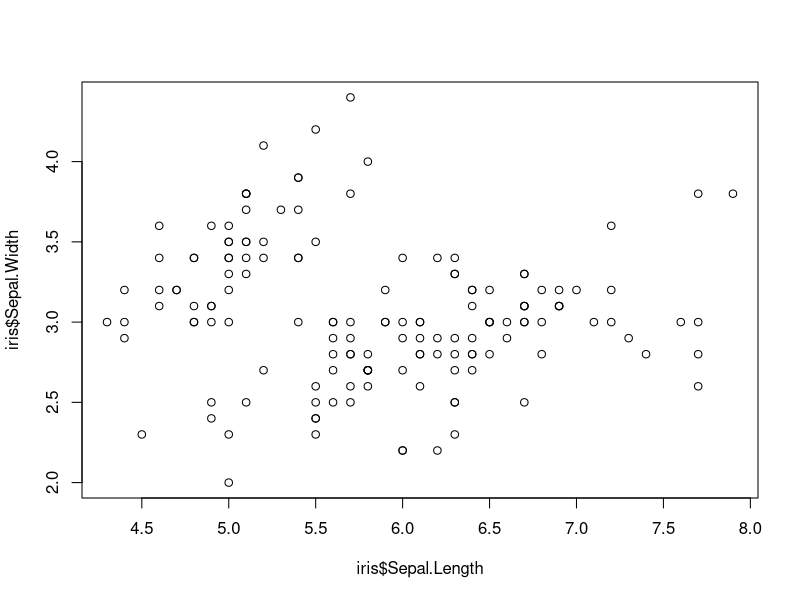
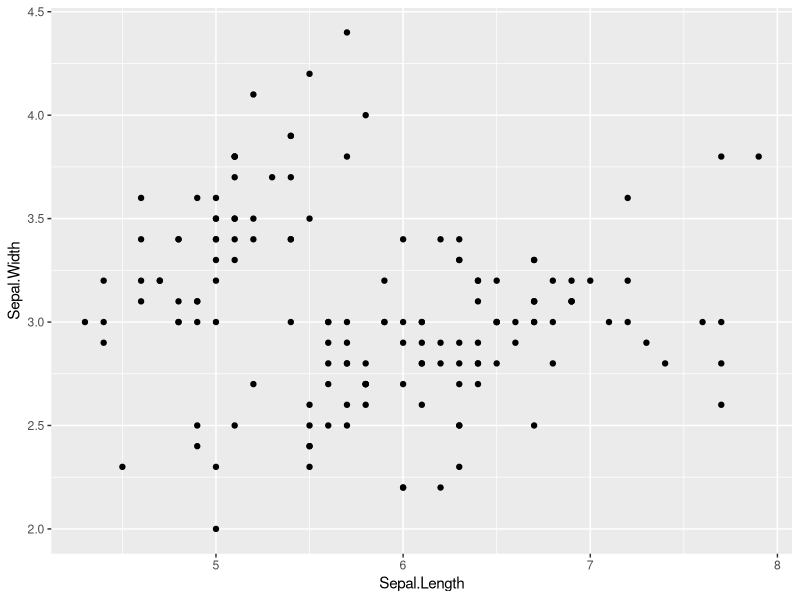
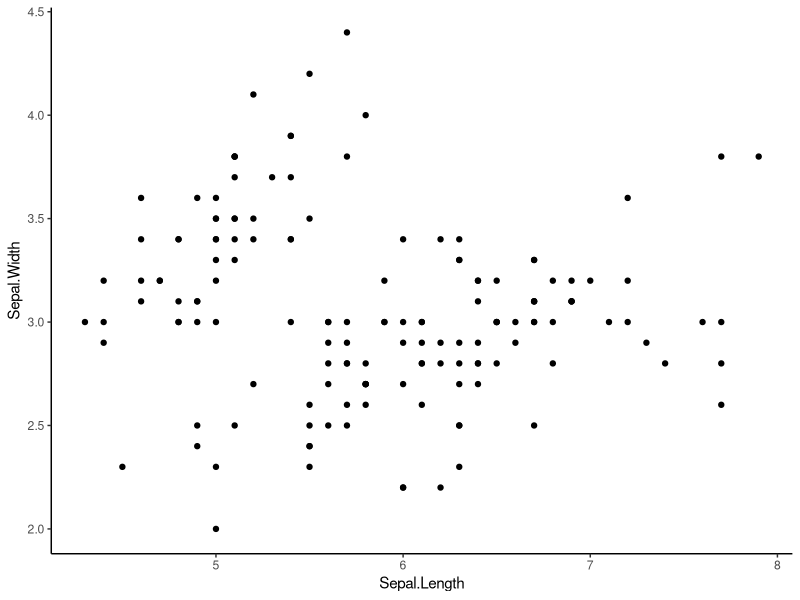
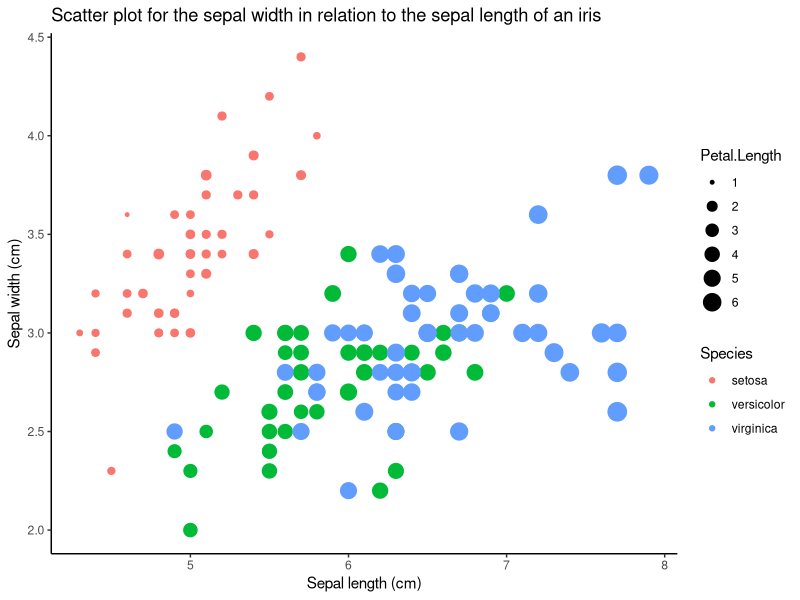

The R source for these figures, in order:
#use built in iris dataset
#take a look at it 
head(iris)
#load in some tidyverse packages
library(tidyverse)

#####################################
##### Part 1: for loops         #####
#####################################

#Using only data for iris versicolor
#write a for loop
#that produces a regression table
#for each of the following relationships
#1. iris  sepal length x width
#2. iris  petal length x width
#3. iris sepal length x petal length

# hint: consider using a list, and also new vectors for regression variables

irisVersicolor <- iris %>% filter(Species=="versicolor")
irisVersicolor

L <- list(
  list(x=irisVersicolor$Sepal.Length,y=irisVersicolor$Sepal.Width),
  list(x=irisVersicolor$Petal.Length,y=irisVersicolor$Petal.Width),
  list(x=irisVersicolor$Sepal.Length,y=irisVersicolor$Petal.Length)
)
for(i in L){
  y <- i$y
  x <- i$x
  model <- lm(y~x,data=i)
  print(summary(model))
}


#####################################
##### Part 2: data in dplyr     #####
#####################################

#use dplyr to join data of maximum height
#to a new iris data frame
height <- data.frame(Species = c("virginica","setosa","versicolor"),
                     Height.cm = c(60,100,11.8))

new_iris <- iris %>% left_join(height, by = "Species")

#####################################
##### Part 3: plots in ggplot2  #####
#####################################

#look at base R scatter plot
plot(iris$Sepal.Length,iris$Sepal.Width)

#3a. now make the same plot in ggplot

ggplot(data=iris,aes(Sepal.Length,Sepal.Width))+geom_point()

#3b. make a scatter plot with ggplot and get rid of  busy grid lines

ggplot(data=iris,aes(Sepal.Length,Sepal.Width))+geom_point()+theme_classic()

#3c. make a scatter plot with ggplot, remove grid lines, add a title and axis labels, 
#    show species by color, and make the point size proportional to petal length

ggplot(data=iris,aes(Sepal.Length,Sepal.Width,color=Species,size=Petal.Length))+geom_point()+theme_classic()+labs(x="Sepal length (cm)",y="Sepal width (cm)",title="Scatter plot for the sepal width in relation to the sepal length of an iris")

#####################################
##### Question: how did         #####
##### arguments differ between  #####
##### plot and ggplot?          #####
#####################################		